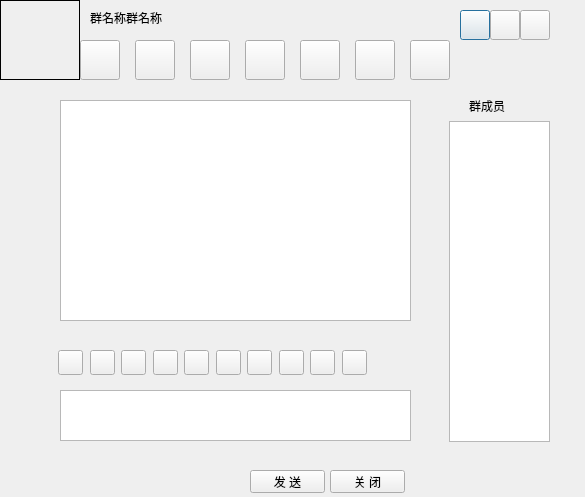
<?xml version="1.0" encoding="UTF-8"?>
<ui version="4.0">
 <class>GroupChatDialog</class>
 <widget class="QDialog" name="GroupChatDialog">
  <property name="geometry">
   <rect>
    <x>0</x>
    <y>0</y>
    <width>585</width>
    <height>497</height>
   </rect>
  </property>
  <property name="windowTitle">
   <string>Dialog</string>
  </property>
  <property name="styleSheet">
   <string notr="true">border-image: url(:/login/Resources/background2.png);</string>
  </property>
  <widget class="QPushButton" name="pushButton_Setting">
   <property name="geometry">
    <rect>
     <x>460</x>
     <y>10</y>
     <width>30</width>
     <height>30</height>
    </rect>
   </property>
   <property name="styleSheet">
    <string notr="true">border-image: url(:/login/Resources/tool.png);</string>
   </property>
   <property name="text">
    <string/>
   </property>
  </widget>
  <widget class="QPushButton" name="pushButton_Minisize">
   <property name="geometry">
    <rect>
     <x>490</x>
     <y>10</y>
     <width>30</width>
     <height>30</height>
    </rect>
   </property>
   <property name="styleSheet">
    <string notr="true">border-image: url(:/systoolbar/Resources/SysToolBar/sys_mini.png);</string>
   </property>
   <property name="text">
    <string/>
   </property>
  </widget>
  <widget class="QPushButton" name="pushButton_Close">
   <property name="geometry">
    <rect>
     <x>520</x>
     <y>10</y>
     <width>30</width>
     <height>30</height>
    </rect>
   </property>
   <property name="styleSheet">
    <string notr="true">border-image: url(:/systoolbar/Resources/SysToolBar/sys_close.png);</string>
   </property>
   <property name="text">
    <string/>
   </property>
  </widget>
  <widget class="QLabel" name="label">
   <property name="geometry">
    <rect>
     <x>0</x>
     <y>0</y>
     <width>80</width>
     <height>80</height>
    </rect>
   </property>
   <property name="styleSheet">
    <string notr="true">border-image: url(:/login/Resources/QQ.png);</string>
   </property>
   <property name="frameShape">
    <enum>QFrame::Box</enum>
   </property>
   <property name="text">
    <string/>
   </property>
  </widget>
  <widget class="QWidget" name="widget" native="true">
   <property name="geometry">
    <rect>
     <x>20</x>
     <y>70</y>
     <width>421</width>
     <height>281</height>
    </rect>
   </property>
   <widget class="QTextBrowser" name="textBrowser_msgList">
    <property name="geometry">
     <rect>
      <x>40</x>
      <y>30</y>
      <width>351</width>
      <height>221</height>
     </rect>
    </property>
    <property name="styleSheet">
     <string notr="true">border-image: url(:/login/Resources/nothing.png);</string>
    </property>
   </widget>
  </widget>
  <widget class="QWidget" name="widget_2" native="true">
   <property name="geometry">
    <rect>
     <x>20</x>
     <y>330</y>
     <width>421</width>
     <height>141</height>
    </rect>
   </property>
   <widget class="QPlainTextEdit" name="plainTextEdit_editor">
    <property name="geometry">
     <rect>
      <x>40</x>
      <y>60</y>
      <width>351</width>
      <height>51</height>
     </rect>
    </property>
    <property name="styleSheet">
     <string notr="true">border-image: url(:/login/Resources/nothing.png);</string>
    </property>
   </widget>
   <widget class="QPushButton" name="pushButton_10">
    <property name="geometry">
     <rect>
      <x>38</x>
      <y>20</y>
      <width>25</width>
      <height>25</height>
     </rect>
    </property>
    <property name="styleSheet">
     <string notr="true">border-image: url(:/chatmidtool/Resources/MidToolBar/aio_quickbar_font.png);</string>
    </property>
    <property name="text">
     <string/>
    </property>
   </widget>
   <widget class="QPushButton" name="pushButton_16">
    <property name="geometry">
     <rect>
      <x>227</x>
      <y>20</y>
      <width>25</width>
      <height>25</height>
     </rect>
    </property>
    <property name="styleSheet">
     <string notr="true">border-image: url(:/chatmidtool/Resources/MidToolBar/musicsharebtn20.png);</string>
    </property>
    <property name="text">
     <string/>
    </property>
   </widget>
   <widget class="QPushButton" name="pushButton_11">
    <property name="geometry">
     <rect>
      <x>70</x>
      <y>20</y>
      <width>25</width>
      <height>25</height>
     </rect>
    </property>
    <property name="styleSheet">
     <string notr="true">border-image: url(:/chatmidtool/Resources/MidToolBar/aio_quickbar_face.png);</string>
    </property>
    <property name="text">
     <string/>
    </property>
   </widget>
   <widget class="QPushButton" name="pushButton_17">
    <property name="geometry">
     <rect>
      <x>259</x>
      <y>20</y>
      <width>25</width>
      <height>25</height>
     </rect>
    </property>
    <property name="styleSheet">
     <string notr="true">border-image: url(:/chatmidtool/Resources/MidToolBar/aio_quickbar_cut.png);</string>
    </property>
    <property name="text">
     <string/>
    </property>
   </widget>
   <widget class="QPushButton" name="pushButton_12">
    <property name="geometry">
     <rect>
      <x>101</x>
      <y>20</y>
      <width>25</width>
      <height>25</height>
     </rect>
    </property>
    <property name="styleSheet">
     <string notr="true">border-image: url(:/chatmidtool/Resources/MidToolBar/aio_quickbar_richface.png);</string>
    </property>
    <property name="text">
     <string/>
    </property>
   </widget>
   <widget class="QPushButton" name="pushButton_19">
    <property name="geometry">
     <rect>
      <x>322</x>
      <y>20</y>
      <width>25</width>
      <height>25</height>
     </rect>
    </property>
    <property name="styleSheet">
     <string notr="true">border-image: url(:/chatmidtool/Resources/MidToolBar/present.png);</string>
    </property>
    <property name="text">
     <string/>
    </property>
   </widget>
   <widget class="QPushButton" name="pushButton_13">
    <property name="geometry">
     <rect>
      <x>164</x>
      <y>20</y>
      <width>25</width>
      <height>25</height>
     </rect>
    </property>
    <property name="styleSheet">
     <string notr="true">border-image: url(:/chatmidtool/Resources/MidToolBar/aio_quickbar_screen1.png);</string>
    </property>
    <property name="text">
     <string/>
    </property>
   </widget>
   <widget class="QPushButton" name="pushButton_18">
    <property name="geometry">
     <rect>
      <x>290</x>
      <y>20</y>
      <width>25</width>
      <height>25</height>
     </rect>
    </property>
    <property name="styleSheet">
     <string notr="true">border-image: url(:/chatmidtool/Resources/MidToolBar/QQIme.png);</string>
    </property>
    <property name="text">
     <string/>
    </property>
   </widget>
   <widget class="QPushButton" name="pushButton_15">
    <property name="geometry">
     <rect>
      <x>196</x>
      <y>20</y>
      <width>25</width>
      <height>25</height>
     </rect>
    </property>
    <property name="styleSheet">
     <string notr="true">border-image: url(:/chatmidtool/Resources/MidToolBar/aio_quickbar_sendpic.png);</string>
    </property>
    <property name="text">
     <string/>
    </property>
   </widget>
   <widget class="QPushButton" name="pushButton_14">
    <property name="geometry">
     <rect>
      <x>133</x>
      <y>20</y>
      <width>25</width>
      <height>25</height>
     </rect>
    </property>
    <property name="styleSheet">
     <string notr="true">border-image: url(:/chatmidtool/Resources/MidToolBar/tour_sign_16.png);</string>
    </property>
    <property name="text">
     <string/>
    </property>
   </widget>
  </widget>
  <widget class="QPushButton" name="pushButton_sendMsg">
   <property name="geometry">
    <rect>
     <x>250</x>
     <y>470</y>
     <width>75</width>
     <height>23</height>
    </rect>
   </property>
   <property name="text">
    <string>发 送</string>
   </property>
  </widget>
  <widget class="QPushButton" name="pushButton_Close_2">
   <property name="geometry">
    <rect>
     <x>330</x>
     <y>470</y>
     <width>75</width>
     <height>23</height>
    </rect>
   </property>
   <property name="text">
    <string>关 闭</string>
   </property>
  </widget>
  <widget class="QWidget" name="widget_3" native="true">
   <property name="geometry">
    <rect>
     <x>429</x>
     <y>60</y>
     <width>131</width>
     <height>421</height>
    </rect>
   </property>
   <widget class="QLabel" name="label_2">
    <property name="geometry">
     <rect>
      <x>40</x>
      <y>40</y>
      <width>54</width>
      <height>12</height>
     </rect>
    </property>
    <property name="styleSheet">
     <string notr="true">border-image: url(:/login/Resources/nothing.png);</string>
    </property>
    <property name="text">
     <string>群成员</string>
    </property>
   </widget>
   <widget class="QListWidget" name="listWidget_GroupList">
    <property name="geometry">
     <rect>
      <x>20</x>
      <y>61</y>
      <width>101</width>
      <height>321</height>
     </rect>
    </property>
    <property name="styleSheet">
     <string notr="true">border-image: url(:/login/Resources/nothing.png);</string>
    </property>
   </widget>
  </widget>
  <widget class="QLabel" name="label_mainname">
   <property name="geometry">
    <rect>
     <x>90</x>
     <y>10</y>
     <width>101</width>
     <height>16</height>
    </rect>
   </property>
   <property name="styleSheet">
    <string notr="true">border-image: url(:/login/Resources/nothing.png);</string>
   </property>
   <property name="text">
    <string>群名称群名称</string>
   </property>
  </widget>
  <widget class="QPushButton" name="pushButton_6">
   <property name="geometry">
    <rect>
     <x>245</x>
     <y>40</y>
     <width>40</width>
     <height>40</height>
    </rect>
   </property>
   <property name="styleSheet">
    <string notr="true">border-image: url(:/chattool/Resources/BuddyTopToolBar/create_disc_group.png);</string>
   </property>
   <property name="text">
    <string/>
   </property>
  </widget>
  <widget class="QPushButton" name="pushButton_7">
   <property name="geometry">
    <rect>
     <x>300</x>
     <y>40</y>
     <width>40</width>
     <height>40</height>
    </rect>
   </property>
   <property name="styleSheet">
    <string notr="true">border-image: url(:/chattool/Resources/BuddyTopToolBar/report.png);</string>
   </property>
   <property name="text">
    <string/>
   </property>
  </widget>
  <widget class="QPushButton" name="pushButton_9">
   <property name="geometry">
    <rect>
     <x>410</x>
     <y>40</y>
     <width>40</width>
     <height>40</height>
    </rect>
   </property>
   <property name="styleSheet">
    <string notr="true">border-image: url(:/chattool/Resources/BuddyTopToolBar/app.png);</string>
   </property>
   <property name="text">
    <string/>
   </property>
  </widget>
  <widget class="QPushButton" name="pushButton_4">
   <property name="geometry">
    <rect>
     <x>135</x>
     <y>40</y>
     <width>40</width>
     <height>40</height>
    </rect>
   </property>
   <property name="styleSheet">
    <string notr="true">border-image: url(:/chattool/Resources/BuddyTopToolBar/audio.png);</string>
   </property>
   <property name="text">
    <string/>
   </property>
  </widget>
  <widget class="QPushButton" name="pushButton_8">
   <property name="geometry">
    <rect>
     <x>355</x>
     <y>40</y>
     <width>40</width>
     <height>40</height>
    </rect>
   </property>
   <property name="styleSheet">
    <string notr="true">border-image: url(:/chattool/Resources/BuddyTopToolBar/game.png);</string>
   </property>
   <property name="text">
    <string/>
   </property>
  </widget>
  <widget class="QPushButton" name="pushButton_5">
   <property name="geometry">
    <rect>
     <x>190</x>
     <y>40</y>
     <width>40</width>
     <height>40</height>
    </rect>
   </property>
   <property name="styleSheet">
    <string notr="true">border-image: url(:/chattool/Resources/BuddyTopToolBar/sendfile.png);</string>
   </property>
   <property name="text">
    <string/>
   </property>
  </widget>
  <widget class="QPushButton" name="pushButton_3">
   <property name="geometry">
    <rect>
     <x>80</x>
     <y>40</y>
     <width>40</width>
     <height>40</height>
    </rect>
   </property>
   <property name="styleSheet">
    <string notr="true">border-image: url(:/chattool/Resources/BuddyTopToolBar/video.png);</string>
   </property>
   <property name="text">
    <string/>
   </property>
  </widget>
 </widget>
 <resources/>
 <connections/>
</ui>
